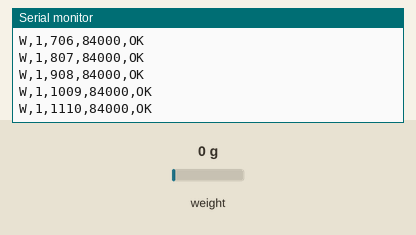
A sketch run on a simulated Arduino Uno, built with avr-gcc and run on an emulated ATmega328P. Parts: the last lines printed to the serial monitor. Wiring (inferred from the names in the program): HX711 load-cell converter: data pin 2; SCK pin 3. The test bench sets the inputs (shaded band); at power-on: weight on the scale 0 g.

Above: at 1.2 s.
1.3 s: weight on the scale set to 100 g
At 1.32 s:
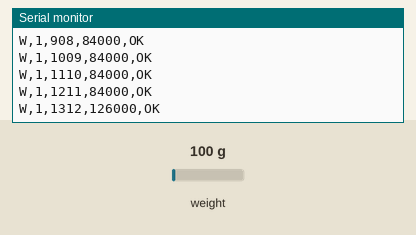
2.8 s: weight on the scale set to 1250 g
At 2.83 s:
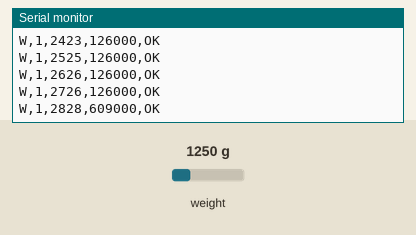
Timing chart, 0 to 5.8 s (numbered marks = the images above; inputs shaded):
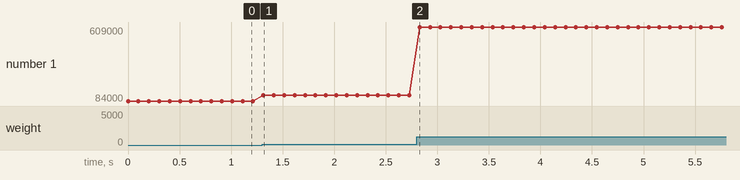

Measured:
- after the input at 1.3 s, the serial monitor: prints a new line at once (image 1)
- plotted number 1: 84000 → 126000 after the input at 1.3 s

The sketch:

aurum_weight.ino
```cpp
/*
 * Aurum - HX711 weight sensing. Phase 5.
 *
 * WEIGHT ONLY. There is deliberately no servo code in this sketch. Servo A and
 * Servo B were bench-tested separately and belong to Phase 7; keeping actuation
 * out of the sketch that runs during weighing means a bug here cannot move
 * anything physical.
 *
 * Wiring, as built and tested on 2026-08-22:
 *
 *   HX711 DOUT -> Arduino D2
 *   HX711 SCK  -> Arduino D3
 *   HX711 VCC  -> Arduino 5V
 *   HX711 GND  -> Arduino GND
 *
 * Servo power comes from an external AKSHA 5V/3A supply whose ground is common
 * with the Arduino. The external +5V rail is NOT connected to the Arduino +5V
 * pin, and this sketch does not touch the servo pins at all.
 *
 * Protocol, one line per sample:
 *
 *   W,<version>,<board_millis>,<raw_counts>,<status>
 *
 * for example:  W,1,10432,-261605,OK
 *
 * RAW COUNTS, never grams. Calibration lives in Python
 * (configs/calibration.yaml, written by `python -m app.calibrate`) because a
 * factor is measured data that belongs in version control next to the workflow
 * that produced it and the second known mass that verified it. A factor
 * compiled into firmware is a number nobody can check.
 *
 * A failed read emits status ERR with a zero count. Python drops any line that
 * is not OK rather than treating that zero as a mass.
 *
 * No external library: the HX711 is two pins and a shift register, and this is
 * fewer lines than the dependency would be.
 */

const uint8_t PIN_DOUT = 2;
const uint8_t PIN_SCK  = 3;

const uint8_t PROTOCOL_VERSION = 1;
const unsigned long SAMPLE_INTERVAL_MS = 100;  // 10 Hz; the HX711 runs at 10 SPS
const unsigned long READY_TIMEOUT_MS   = 500;

void setup() {
  // 115200, matching conveyor.arduino.baudrate and the sorter sketch.
  // app/calibrate.py opens the port at that rate, so a 9600 board here reads
  // as garbage rather than as silence - the more confusing failure.
  Serial.begin(115200);
  pinMode(PIN_DOUT, INPUT);
  pinMode(PIN_SCK, OUTPUT);
  digitalWrite(PIN_SCK, LOW);
}

// DOUT goes low when a conversion is ready.
bool waitReady(unsigned long timeoutMs) {
  unsigned long start = millis();
  while (digitalRead(PIN_DOUT) == HIGH) {
    if (millis() - start > timeoutMs) return false;
  }
  return true;
}

// One 24-bit two's-complement conversion, channel A gain 128.
long readRaw() {
  long value = 0;
  for (uint8_t i = 0; i < 24; i++) {
    digitalWrite(PIN_SCK, HIGH);
    delayMicroseconds(1);
    value = (value << 1) | digitalRead(PIN_DOUT);
    digitalWrite(PIN_SCK, LOW);
    delayMicroseconds(1);
  }
  // A 25th pulse selects channel A at gain 128 for the next conversion.
  digitalWrite(PIN_SCK, HIGH);
  delayMicroseconds(1);
  digitalWrite(PIN_SCK, LOW);
  delayMicroseconds(1);

  // Sign-extend 24 bits into 32.
  if (value & 0x800000L) value |= ~0xFFFFFFL;
  return value;
}

void emit(long counts, const char *status) {
  Serial.print("W,");
  Serial.print(PROTOCOL_VERSION);
  Serial.print(',');
  Serial.print(millis());
  Serial.print(',');
  Serial.print(counts);
  Serial.print(',');
  Serial.println(status);
}

void loop() {
  if (waitReady(READY_TIMEOUT_MS)) {
    emit(readRaw(), "OK");
  } else {
    // Say so rather than repeating the last good value. Python drops any line
    // that is not OK, so a stuck cell reads as absent, never as a mass.
    emit(0, "ERR");
  }
  delay(SAMPLE_INTERVAL_MS);
}
```
